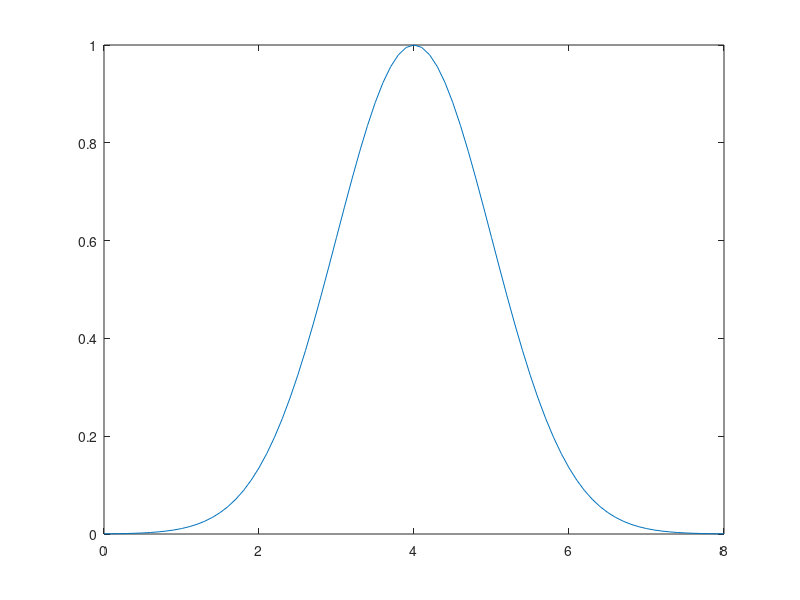

Recreate this plot in MATLAB.
close all;
window=1000;

b=randn(10^6,1);
[WeightFactor x]=hist(b,window);
mask=WeightFactor./10^6;
plot(x,mask);

figure(1);
x=0:0.1:8;
y=gaussmf(x,[1 4]);
plot(x,y);